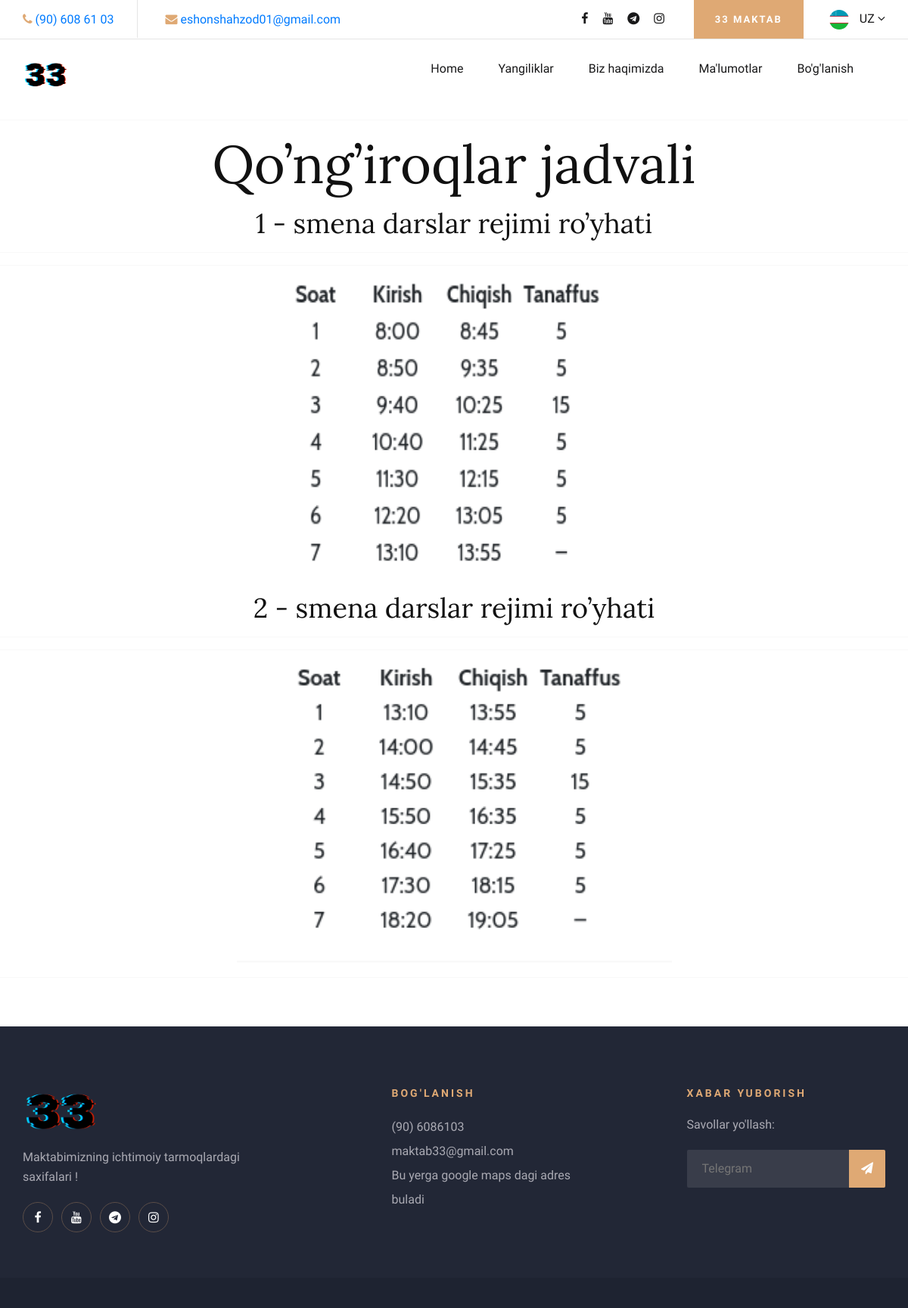
The app's page /tabletime/ with its own data.
### school/models.py (models this page shows)
class TableTime(models.Model):
    name = models.CharField(max_length=80)
    photo = models.ImageField(upload_to='images/display/')

### school/views.py (the view)
# urls.py: path('tabletime/', TableTimeUrls.as_view(), name='tabletime'),
class TableTimeUrls(ListView):
    model = TableTime
    template_name = 'table-time.html'
    context_object_name = 'tableobject'
    def get_queryset(self):
        return {
            'table': TableTime.objects.all(),
        }

### templates/table-time.html (shortened to what this page needs)
{% extends 'base.html' %}
{% load static %}
{% block content %}
<hr>
	<article id="post-182" class="post-182 page type-page status-publish hentry">
		<header class="entry-header">
			<div align="center">
			<h1 class="entry-title">Qo’ng’iroqlar jadvali</h1>
			</div>
		</header>
		{% for object in tableobject.table %}
		<div class="entry-content" align="center">
			<p style="color: red; text-align: center;">
			<table class="s" style="margin: 0px 150px; border-collapse: collapse; width: 192pt;" border="0" width="256" cellspacing="0" cellpadding="0">
			<colgroup>
				<col style="width: 48pt;" span="4" width="64" /> </colgroup>
			<tbody>
				<strong><h2>{{object.name}}</h2></strong>
				<hr>
				<hr>
				<div class="col-sm-12">
					<img src="{{object.photo.url}}" alt="" width='575px' height="400px">
				</div>
			</tbody>
		</table>
		</div>
		{% endfor %}
	</article>
    <hr>
{% endblock content %}

### static/css/style.css (style rules this page uses)
html, body { height: 100%; font-family: "Cabin", sans-serif; -webkit-font-smoothing: antialiased; font-smoothing: antialiased; }
h1, h2, h3, h4, h5, h6 { margin: 0; color: #111111; font-weight: 400; font-family: "Lora", serif; }
h1 { font-size: 70px; }
h2 { font-size: 36px; }
p { font-size: 16px; font-family: "Cabin", sans-serif; color: #6b6b6b; font-weight: 400; line-height: 26px; margin: 0 0 15px 0; }
img { max-width: 100%; }

### records on screen
TableTime: name "1 - smena darslar rejimi ro’yhati", photo (picture)
TableTime: name "2 - smena darslar rejimi ro’yhati", photo (picture)
